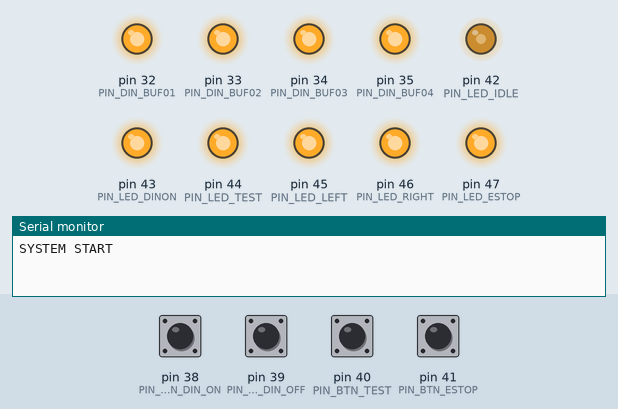
Recording of a sketch running on a simulated Arduino Mega 2560, built with avr-gcc and run on an emulated ATmega2560. Parts: output pins drawn as LEDs (lit = HIGH), the last lines printed to the serial monitor. The inputs (shaded band) are chosen by the test bench; at power-on: pin 38 (PIN_BTN_DIN_ON), pin 39 (PIN_BTN_DIN_OFF), pin 40 (PIN_BTN_TEST), pin 41 (PIN_BTN_ESTOP) HIGH. Pins used as bus, display or sensor lines are not drawn.

Above: at 1.7 s.
1.8 s: pin 41 (PIN_BTN_ESTOP) pulled LOW for 0.15 s
At 2.5 s:
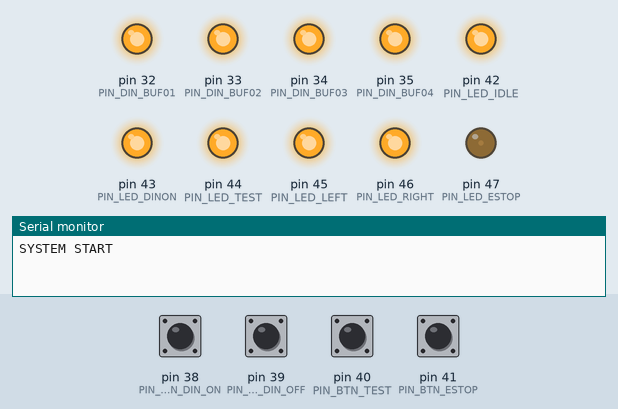
4.9 s: pin 40 (PIN_BTN_TEST) pulled LOW for 3.2 s
At 7.4 s:
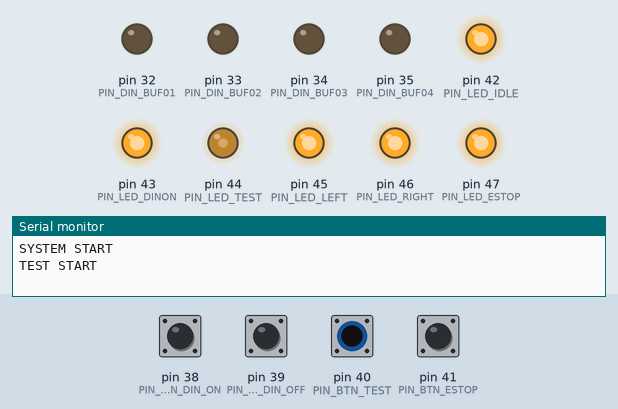
9.6 s: pin 41 (PIN_BTN_ESTOP) pulled LOW for 1 s
At 10.8 s:
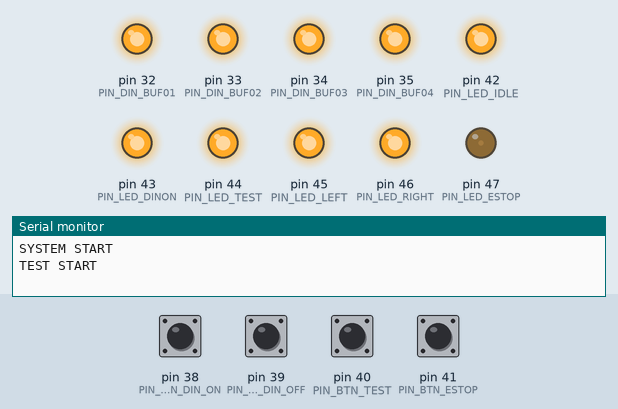
13.6 s: pin 38 (PIN_BTN_DIN_ON) pulled LOW for 3.2 s
At 16.6 s:
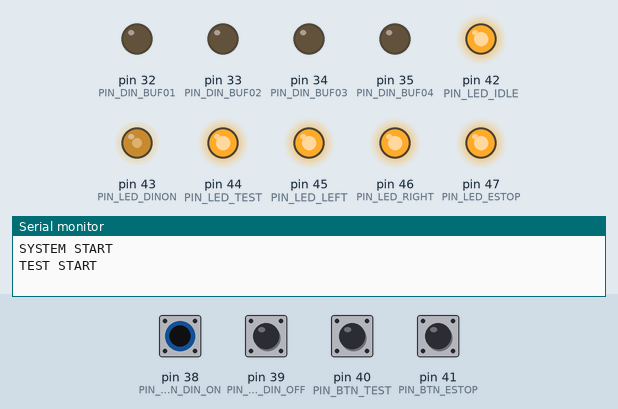
18.3 s: pin 41 (PIN_BTN_ESTOP) pulled LOW for 0.15 s
At 19.1 s:
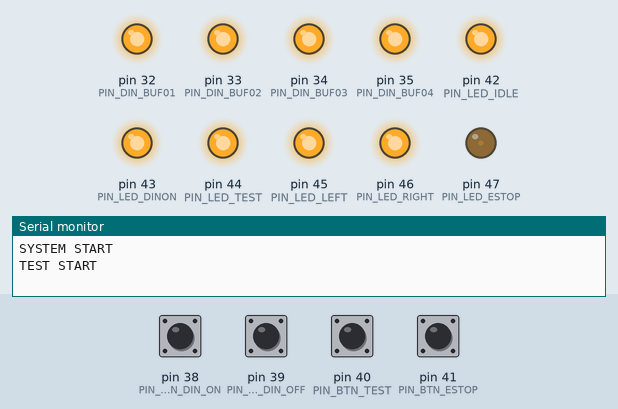
21.4 s: pin 38 (PIN_BTN_DIN_ON) pulled LOW for 3.2 s
At 23.47 s:
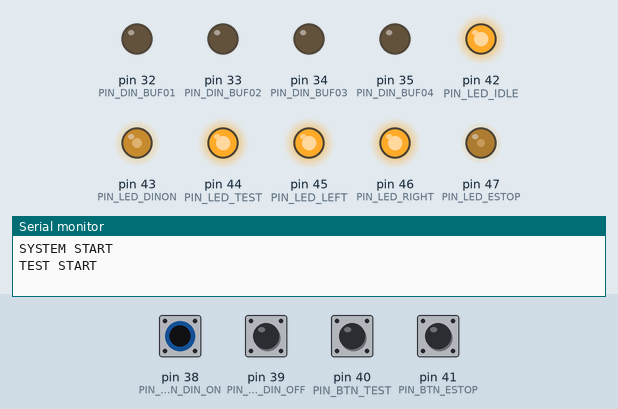
Timing chart, 0 to 25.0 s (numbered marks = the images above; inputs shaded):
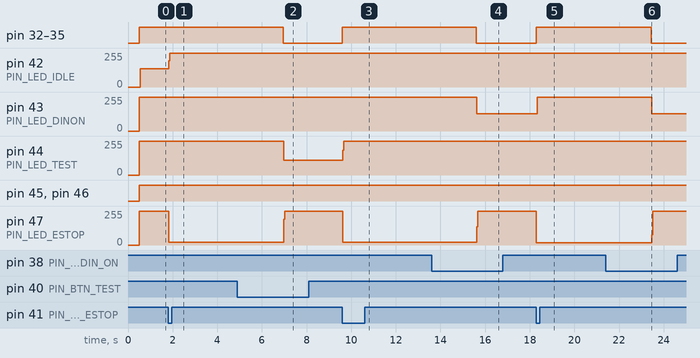

The sketch:

Tester-Firmware_Analog-SW.ino
```cpp
#include <Arduino.h>

// =====================================================
// SERIAL
// =====================================================
#define SERIAL_DEBUG true
#define SERIAL_BAUD 115200

// =====================================================
// LED (ACTIVE LOW)
// =====================================================
#define LED_ON  LOW
#define LED_OFF HIGH

const uint8_t PIN_LED_IDLE   = 42;
const uint8_t PIN_LED_DINON  = 43;
const uint8_t PIN_LED_TEST   = 44;
const uint8_t PIN_LED_LEFT   = 45;
const uint8_t PIN_LED_RIGHT  = 46;
const uint8_t PIN_LED_ESTOP  = 47;

// =====================================================
// BUTTON
// =====================================================
const uint8_t PIN_BTN_DIN_ON  = 38;
const uint8_t PIN_BTN_DIN_OFF = 39;
const uint8_t PIN_BTN_TEST    = 40;
const uint8_t PIN_BTN_ESTOP   = 41;

// =====================================================
// ADC
// =====================================================
const uint8_t PIN_ADC = A0;

// =====================================================
// MUX
// =====================================================
const uint8_t PIN_MUX_S0 = 22;
const uint8_t PIN_MUX_S1 = 23;
const uint8_t PIN_MUX_S2 = 24;
const uint8_t PIN_MUX_S3 = 25;

const uint8_t PIN_MUX_SEL_L0 = 26;
const uint8_t PIN_MUX_SEL_L1 = 27;
const uint8_t PIN_MUX_SEL_L2 = 28;

const uint8_t PIN_MUX_SEL_R0 = 29;
const uint8_t PIN_MUX_SEL_R1 = 30;
const uint8_t PIN_MUX_SEL_R2 = 31;

// =====================================================
// DIN
// =====================================================
const uint8_t PIN_DIN_BUF01 = 32;
const uint8_t PIN_DIN_BUF02 = 33;
const uint8_t PIN_DIN_BUF03 = 34;
const uint8_t PIN_DIN_BUF04 = 35;

// =====================================================
// PARAM
// =====================================================
const uint32_t TEST_DELAY_MS = 12000;
const uint16_t MUX_SETTLE_US = 10000;

int adcOkMaxLeft  = 150;
int adcOkMaxRight = 250;

// =====================================================
// STATE
// =====================================================
enum State {
  INIT,
  IDLE,
  DIN_ON,
  TEST_RUNNING,
  ESTOP
};

State state = INIT;
unsigned long stateTime = 0;

bool leftFail  = false;
bool rightFail = false;

// =====================================================
// LOW LEVEL
// =====================================================
void setDin(bool on) {
  digitalWrite(PIN_DIN_BUF01, on ? LOW : HIGH);
  digitalWrite(PIN_DIN_BUF02, on ? LOW : HIGH);
  digitalWrite(PIN_DIN_BUF03, on ? LOW : HIGH);
  digitalWrite(PIN_DIN_BUF04, on ? LOW : HIGH);
}

void setMuxAddr(uint8_t a) {
  digitalWrite(PIN_MUX_S0, a & 1);
  digitalWrite(PIN_MUX_S1, a & 2);
  digitalWrite(PIN_MUX_S2, a & 4);
  digitalWrite(PIN_MUX_S3, a & 8);
}

void setLeftBank(uint8_t b) {
  digitalWrite(PIN_MUX_SEL_L0, b & 1);
  digitalWrite(PIN_MUX_SEL_L1, b & 2);
  digitalWrite(PIN_MUX_SEL_L2, b & 4);
}

void setRightBank(uint8_t b) {
  digitalWrite(PIN_MUX_SEL_R0, b & 1);
  digitalWrite(PIN_MUX_SEL_R1, b & 2);
  digitalWrite(PIN_MUX_SEL_R2, b & 4);
}

void parkLeft()  { setLeftBank(7); }
void parkRight() { setRightBank(7); }

// =====================================================
// ADC
// =====================================================
int readADC() {
  long sum = 0;
  for (int i=0;i<8;i++) {
    sum += analogRead(PIN_ADC);
    delayMicroseconds(200);
  }
  return sum / 8;
}

// =====================================================
// SCAN (채널 출력 포함)
// =====================================================
bool scanLeft() {
  parkRight();

  bool fail = false;

  for (int b=0;b<6;b++) {
    setLeftBank(b);

    for (int a=0;a<16;a++) {
      setMuxAddr(a);
      delayMicroseconds(MUX_SETTLE_US);

      int v = readADC();
      int ch = b * 16 + a;

      if (v > adcOkMaxLeft) {
        fail = true;

        if (SERIAL_DEBUG) {
          Serial.print("[FAIL][LEFT] CH=");
          Serial.print(ch);
          Serial.print(" (BANK=");
          Serial.print(b);
          Serial.print(" ADDR=");
          Serial.print(a);
          Serial.print(") ADC=");
          Serial.println(v);
        }
      }
    }
  }

  return fail;
}

bool scanRight() {
  parkLeft();

  bool fail = false;

  for (int b=0;b<7;b++) {
    setRightBank(b);

    for (int a=0;a<16;a++) {
      setMuxAddr(a);
      delayMicroseconds(MUX_SETTLE_US);

      int v = readADC();
      int ch = b * 16 + a;

      if (v > adcOkMaxRight) {
        fail = true;

        if (SERIAL_DEBUG) {
          Serial.print("[FAIL][RIGHT] CH=");
          Serial.print(ch);
          Serial.print(" (BANK=");
          Serial.print(b);
          Serial.print(" ADDR=");
          Serial.print(a);
          Serial.print(") ADC=");
          Serial.println(v);
        }
      }
    }
  }

  return fail;
}

// =====================================================
// LED
// =====================================================
void updateLED() {

  digitalWrite(PIN_LED_IDLE,  LED_OFF);
  digitalWrite(PIN_LED_DINON, LED_OFF);
  digitalWrite(PIN_LED_TEST,  LED_OFF);
  digitalWrite(PIN_LED_LEFT,  LED_OFF);
  digitalWrite(PIN_LED_RIGHT, LED_OFF);
  digitalWrite(PIN_LED_ESTOP, LED_OFF);

  switch (state) {

    case IDLE:
      digitalWrite(PIN_LED_IDLE, LED_ON);
      if (leftFail)  digitalWrite(PIN_LED_LEFT, LED_ON);
      if (rightFail) digitalWrite(PIN_LED_RIGHT, LED_ON);
      break;

    case DIN_ON:
      digitalWrite(PIN_LED_DINON, LED_ON);
      break;

    case TEST_RUNNING:
      digitalWrite(PIN_LED_TEST, LED_ON);
      break;

    case ESTOP:
      digitalWrite(PIN_LED_ESTOP, LED_ON);
      break;
  }
}

// =====================================================
// SETUP
// =====================================================
void setup() {

  if (SERIAL_DEBUG) {
    Serial.begin(SERIAL_BAUD);
    delay(500);
    Serial.println("SYSTEM START");
  }

  pinMode(PIN_LED_IDLE, OUTPUT);
  pinMode(PIN_LED_DINON, OUTPUT);
  pinMode(PIN_LED_TEST, OUTPUT);
  pinMode(PIN_LED_LEFT, OUTPUT);
  pinMode(PIN_LED_RIGHT, OUTPUT);
  pinMode(PIN_LED_ESTOP, OUTPUT);

  pinMode(PIN_BTN_DIN_ON, INPUT_PULLUP);
  pinMode(PIN_BTN_DIN_OFF, INPUT_PULLUP);
  pinMode(PIN_BTN_TEST, INPUT_PULLUP);
  pinMode(PIN_BTN_ESTOP, INPUT_PULLUP);

  pinMode(PIN_DIN_BUF01, OUTPUT);
  pinMode(PIN_DIN_BUF02, OUTPUT);
  pinMode(PIN_DIN_BUF03, OUTPUT);
  pinMode(PIN_DIN_BUF04, OUTPUT);

  pinMode(PIN_MUX_S0, OUTPUT);
  pinMode(PIN_MUX_S1, OUTPUT);
  pinMode(PIN_MUX_S2, OUTPUT);
  pinMode(PIN_MUX_S3, OUTPUT);

  pinMode(PIN_MUX_SEL_L0, OUTPUT);
  pinMode(PIN_MUX_SEL_L1, OUTPUT);
  pinMode(PIN_MUX_SEL_L2, OUTPUT);

  pinMode(PIN_MUX_SEL_R0, OUTPUT);
  pinMode(PIN_MUX_SEL_R1, OUTPUT);
  pinMode(PIN_MUX_SEL_R2, OUTPUT);

  setDin(false);
  parkLeft();
  parkRight();

  state = IDLE;
}

// =====================================================
// LOOP
// =====================================================
void loop() {

  if (!digitalRead(PIN_BTN_ESTOP)) {
    state = ESTOP;
    stateTime = millis();
  }

  switch (state) {

    case IDLE:
      if (!digitalRead(PIN_BTN_DIN_ON)) {
        setDin(true);
        state = DIN_ON;
      }

      if (!digitalRead(PIN_BTN_TEST)) {
        setDin(true);
        state = TEST_RUNNING;
        stateTime = millis();

        if (SERIAL_DEBUG) {
          Serial.println("TEST START");
        }
      }
      break;

    case DIN_ON:
      if (!digitalRead(PIN_BTN_DIN_OFF)) {
        setDin(false);
        state = IDLE;
      }
      break;

    case TEST_RUNNING:
      if (millis() - stateTime >= TEST_DELAY_MS) {

        leftFail  = scanLeft();
        rightFail = scanRight();

        if (SERIAL_DEBUG) {
          Serial.println("TEST END");
        }

        setDin(false);
        state = IDLE;
      }
      break;

    case ESTOP:
      setDin(false);

      if (millis() - stateTime > 5000) {
        state = IDLE;
      }
      break;
  }

  updateLED();
}
```

Measured:
- after the input at 1.8 s, pin 42 (PIN_LED_IDLE): 137/255 → 255/255 at once; pin 47 (PIN_LED_ESTOP): 255/255 → 20/255 at once
- after the input at 4.9 s, pin 32 (PIN_DIN_BUF01), pin 33 (PIN_DIN_BUF02), pin 34 (PIN_DIN_BUF03), pin 35 (PIN_DIN_BUF04): HIGH → LOW after 2.1 s; pin 42 (PIN_LED_IDLE): stays 255/255 (without the input it goes to 138/255 after 2.1 s); pin 44 (PIN_LED_TEST): 255/255 → 109/255 after 2.1 s
- after the input at 9.6 s, pin 32 (PIN_DIN_BUF01), pin 33 (PIN_DIN_BUF02), pin 34 (PIN_DIN_BUF03), pin 35 (PIN_DIN_BUF04): LOW → HIGH at once; pin 44 (PIN_LED_TEST): 109/255 → 255/255 at once; pin 47 (PIN_LED_ESTOP): 255/255 → 20/255 at once
- after the input at 13.6 s, pin 32 (PIN_DIN_BUF01), pin 33 (PIN_DIN_BUF02), pin 34 (PIN_DIN_BUF03), pin 35 (PIN_DIN_BUF04): HIGH → LOW after 2.0 s; pin 42 (PIN_LED_IDLE): stays 255/255 (without the input it goes to 137/255 after 2.0 s); pin 43 (PIN_LED_DINON): 255/255 → 130/255 after 2.0 s
- after the input at 18.3 s, pin 32 (PIN_DIN_BUF01), pin 33 (PIN_DIN_BUF02), pin 34 (PIN_DIN_BUF03), pin 35 (PIN_DIN_BUF04): LOW → HIGH at once; pin 43 (PIN_LED_DINON): 130/255 → 255/255 at once; pin 47 (PIN_LED_ESTOP): 255/255 → 18/255 at once
- after the input at 21.4 s, pin 32 (PIN_DIN_BUF01), pin 33 (PIN_DIN_BUF02), pin 34 (PIN_DIN_BUF03), pin 35 (PIN_DIN_BUF04): HIGH → LOW after 2.1 s; pin 42 (PIN_LED_IDLE): stays 255/255 (without the input it goes to 137/255 after 2.1 s); pin 43 (PIN_LED_DINON): 255/255 → 130/255 after 2.1 s
